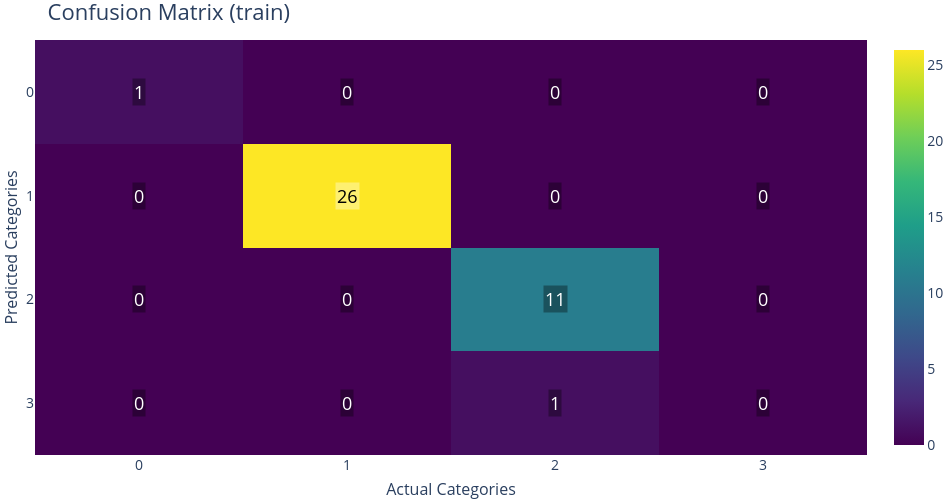
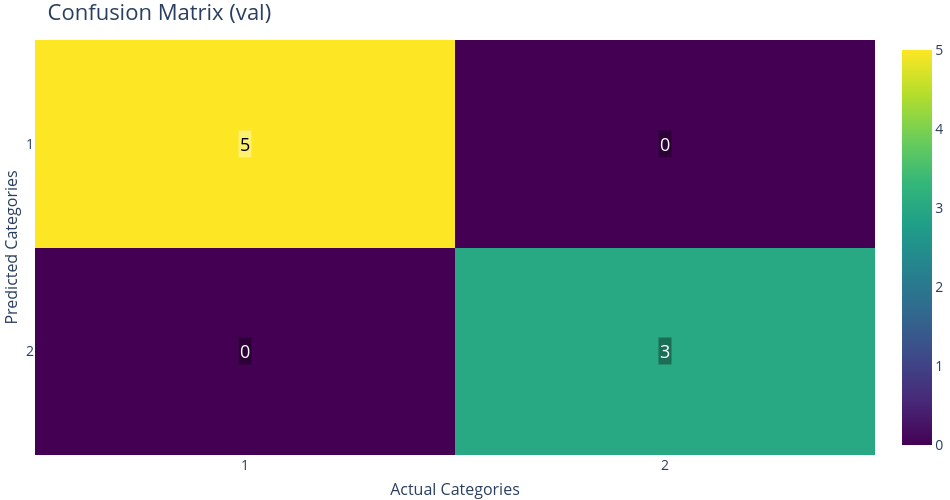
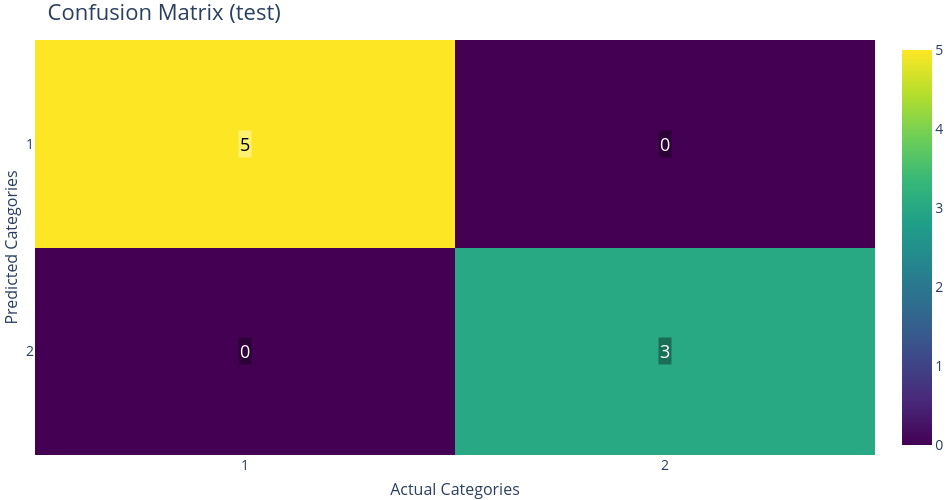
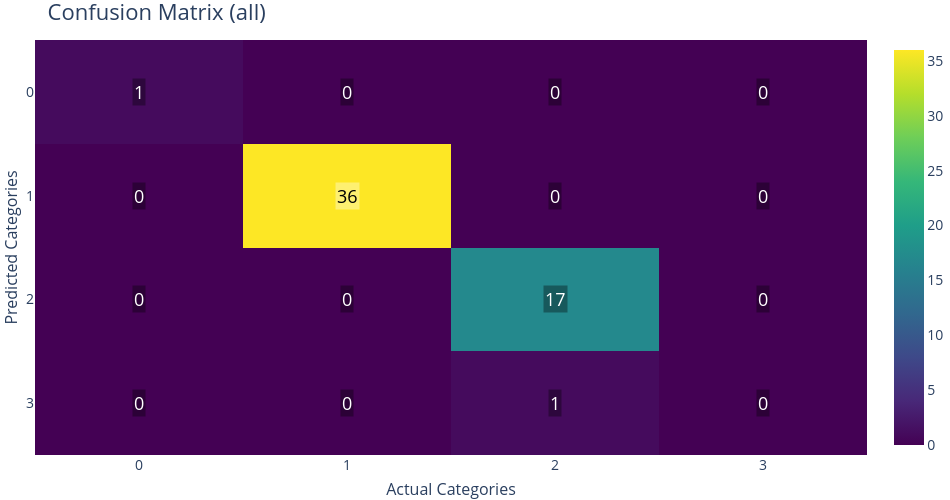

These figures' notebook cell, in order:
### Markdown cell above
## 8. Confusion matrices

### Code cell
for split in ["train", "validate", "test", "all"]:
    print("Confusion matrix:", split)
    figure = pyg.PlotConfusionMatrix(split=split)
    figure.show()

### Figure 1 — Plotly figure (JSON) as saved in the notebook; plotly's stock layout.template omitted (floating-point values rounded to 4 significant figures)
{"data": [{"colorbar": {"tickfont": {"size": 14}, "title": {"font": {"size": 16}}}, "colorscale": [[0, "rgb(68, 1, 84)"], [0.1111, "rgb(72, 40, 120)"], [0.2222, "rgb(62, 73, 137)"], [0.3333, "rgb(49, 104, 142)"], [0.4444, "rgb(38, 130, 142)"], [0.5556, "rgb(31, 158, 137)"], [0.6667, "rgb(53, 183, 121)"], [0.7778, "rgb(110, 206, 88)"], [0.8889, "rgb(181, 222, 43)"], [1, "rgb(253, 231, 37)"]], "showscale": true, "type": "heatmap", "x": [0, 1, 2, 3], "y": [0, 1, 2, 3], "z": [[1, 0, 0, 0], [0, 26, 0, 0], [0, 0, 11, 0], [0, 0, 1, 0]], "zmax": 26, "zmin": 0}], "layout": {"annotations": [{"bgcolor": "rgba(0,0,0,0.35)", "font": {"color": "white", "size": 18}, "opacity": 1, "showarrow": false, "text": "1", "x": 0, "xref": "x", "y": 0, "yref": "y"}, {"bgcolor": "rgba(0,0,0,0.35)", "font": {"color": "white", "size": 18}, "opacity": 1, "showarrow": false, "text": "0", "x": 1, "xref": "x", "y": 0, "yref": "y"}, {"bgcolor": "rgba(0,0,0,0.35)", "font": {"color": "white", "size": 18}, "opacity": 1, "showarrow": false, "text": "0", "x": 2, "xref": "x", "y": 0, "yref": "y"}, {"bgcolor": "rgba(0,0,0,0.35)", "font": {"color": "white", "size": 18}, "opacity": 1, "showarrow": false, "text": "0", "x": 3, "xref": "x", "y": 0, "yref": "y"}, {"bgcolor": "rgba(0,0,0,0.35)", "font": {"color": "white", "size": 18}, "opacity": 1, "showarrow": false, "text": "0", "x": 0, "xref": "x", "y": 1, "yref": "y"}, {"bgcolor": "rgba(255,255,255,0.35)", "font": {"color": "black", "size": 18}, "opacity": 1, "showarrow": false, "text": "26", "x": 1, "xref": "x", "y": 1, "yref": "y"}, {"bgcolor": "rgba(0,0,0,0.35)", "font": {"color": "white", "size": 18}, "opacity": 1, "showarrow": false, "text": "0", "x": 2, "xref": "x", "y": 1, "yref": "y"}, {"bgcolor": "rgba(0,0,0,0.35)", "font": {"color": "white", "size": 18}, "opacity": 1, "showarrow": false, "text": "0", "x": 3, "xref": "x", "y": 1, "yref": "y"}, {"bgcolor": "rgba(0,0,0,0.35)", "font": {"color": "white", "size": 18}, "opacity": 1, "showarrow": false, "text": "0", "x": 0, "xref": "x", "y": 2, "yref": "y"}, {"bgcolor": "rgba(0,0,0,0.35)", "font": {"color": "white", "size": 18}, "opacity": 1, "showarrow": false, "text": "0", "x": 1, "xref": "x", "y": 2, "yref": "y"}, {"bgcolor": "rgba(0,0,0,0.35)", "font": {"color": "white", "size": 18}, "opacity": 1, "showarrow": false, "text": "11", "x": 2, "xref": "x", "y": 2, "yref": "y"}, {"bgcolor": "rgba(0,0,0,0.35)", "font": {"color": "white", "size": 18}, "opacity": 1, "showarrow": false, "text": "0", "x": 3, "xref": "x", "y": 2, "yref": "y"}, {"bgcolor": "rgba(0,0,0,0.35)", "font": {"color": "white", "size": 18}, "opacity": 1, "showarrow": false, "text": "0", "x": 0, "xref": "x", "y": 3, "yref": "y"}, {"bgcolor": "rgba(0,0,0,0.35)", "font": {"color": "white", "size": 18}, "opacity": 1, "showarrow": false, "text": "0", "x": 1, "xref": "x", "y": 3, "yref": "y"}, {"bgcolor": "rgba(0,0,0,0.35)", "font": {"color": "white", "size": 18}, "opacity": 1, "showarrow": false, "text": "1", "x": 2, "xref": "x", "y": 3, "yref": "y"}, {"bgcolor": "rgba(0,0,0,0.35)", "font": {"color": "white", "size": 18}, "opacity": 1, "showarrow": false, "text": "0", "x": 3, "xref": "x", "y": 3, "yref": "y"}], "font": {"size": 16}, "height": 500, "margin": {"b": 0, "l": 0, "r": 0, "t": 40}, "paper_bgcolor": "RGBA(0,0,0,0)", "plot_bgcolor": "RGBA(0,0,0,0)", "title": {"font": {"size": 22}, "text": "Confusion Matrix (train)"}, "width": 950, "xaxis": {"gridcolor": "rgba(0,0,0,0.08)", "mirror": false, "showgrid": true, "showline": false, "tickangle": 0, "tickfont": {"size": 14}, "tickmode": "array", "ticktext": ["0", "1", "2", "3"], "tickvals": [0, 1, 2, 3], "title": {"font": {"size": 16}, "text": "Actual Categories"}, "zeroline": false}, "yaxis": {"autorange": "reversed", "gridcolor": "rgba(0,0,0,0.08)", "mirror": false, "showgrid": true, "showline": false, "tickfont": {"size": 14}, "tickmode": "array", "ticktext": ["0", "1", "2", "3"], "tickvals": [0, 1, 2, 3], "title": {"font": {"size": 16}, "text": "Predicted Categories"}, "zeroline": false}}}

### Figure 2 — Plotly figure (JSON) as saved in the notebook; plotly's stock layout.template omitted (floating-point values rounded to 4 significant figures)
{"data": [{"colorbar": {"tickfont": {"size": 14}, "title": {"font": {"size": 16}}}, "colorscale": [[0, "rgb(68, 1, 84)"], [0.1111, "rgb(72, 40, 120)"], [0.2222, "rgb(62, 73, 137)"], [0.3333, "rgb(49, 104, 142)"], [0.4444, "rgb(38, 130, 142)"], [0.5556, "rgb(31, 158, 137)"], [0.6667, "rgb(53, 183, 121)"], [0.7778, "rgb(110, 206, 88)"], [0.8889, "rgb(181, 222, 43)"], [1, "rgb(253, 231, 37)"]], "showscale": true, "type": "heatmap", "x": [0, 1], "y": [0, 1], "z": [[5, 0], [0, 3]], "zmax": 5, "zmin": 0}], "layout": {"annotations": [{"bgcolor": "rgba(255,255,255,0.35)", "font": {"color": "black", "size": 18}, "opacity": 1, "showarrow": false, "text": "5", "x": 0, "xref": "x", "y": 0, "yref": "y"}, {"bgcolor": "rgba(0,0,0,0.35)", "font": {"color": "white", "size": 18}, "opacity": 1, "showarrow": false, "text": "0", "x": 1, "xref": "x", "y": 0, "yref": "y"}, {"bgcolor": "rgba(0,0,0,0.35)", "font": {"color": "white", "size": 18}, "opacity": 1, "showarrow": false, "text": "0", "x": 0, "xref": "x", "y": 1, "yref": "y"}, {"bgcolor": "rgba(0,0,0,0.35)", "font": {"color": "white", "size": 18}, "opacity": 1, "showarrow": false, "text": "3", "x": 1, "xref": "x", "y": 1, "yref": "y"}], "font": {"size": 16}, "height": 500, "margin": {"b": 0, "l": 0, "r": 0, "t": 40}, "paper_bgcolor": "RGBA(0,0,0,0)", "plot_bgcolor": "RGBA(0,0,0,0)", "title": {"font": {"size": 22}, "text": "Confusion Matrix (val)"}, "width": 950, "xaxis": {"gridcolor": "rgba(0,0,0,0.08)", "mirror": false, "showgrid": true, "showline": false, "tickangle": 0, "tickfont": {"size": 14}, "tickmode": "array", "ticktext": ["1", "2"], "tickvals": [0, 1], "title": {"font": {"size": 16}, "text": "Actual Categories"}, "zeroline": false}, "yaxis": {"autorange": "reversed", "gridcolor": "rgba(0,0,0,0.08)", "mirror": false, "showgrid": true, "showline": false, "tickfont": {"size": 14}, "tickmode": "array", "ticktext": ["1", "2"], "tickvals": [0, 1], "title": {"font": {"size": 16}, "text": "Predicted Categories"}, "zeroline": false}}}

### Figure 3 — Plotly figure (JSON) as saved in the notebook; plotly's stock layout.template omitted (floating-point values rounded to 4 significant figures)
{"data": [{"colorbar": {"tickfont": {"size": 14}, "title": {"font": {"size": 16}}}, "colorscale": [[0, "rgb(68, 1, 84)"], [0.1111, "rgb(72, 40, 120)"], [0.2222, "rgb(62, 73, 137)"], [0.3333, "rgb(49, 104, 142)"], [0.4444, "rgb(38, 130, 142)"], [0.5556, "rgb(31, 158, 137)"], [0.6667, "rgb(53, 183, 121)"], [0.7778, "rgb(110, 206, 88)"], [0.8889, "rgb(181, 222, 43)"], [1, "rgb(253, 231, 37)"]], "showscale": true, "type": "heatmap", "x": [0, 1], "y": [0, 1], "z": [[5, 0], [0, 3]], "zmax": 5, "zmin": 0}], "layout": {"annotations": [{"bgcolor": "rgba(255,255,255,0.35)", "font": {"color": "black", "size": 18}, "opacity": 1, "showarrow": false, "text": "5", "x": 0, "xref": "x", "y": 0, "yref": "y"}, {"bgcolor": "rgba(0,0,0,0.35)", "font": {"color": "white", "size": 18}, "opacity": 1, "showarrow": false, "text": "0", "x": 1, "xref": "x", "y": 0, "yref": "y"}, {"bgcolor": "rgba(0,0,0,0.35)", "font": {"color": "white", "size": 18}, "opacity": 1, "showarrow": false, "text": "0", "x": 0, "xref": "x", "y": 1, "yref": "y"}, {"bgcolor": "rgba(0,0,0,0.35)", "font": {"color": "white", "size": 18}, "opacity": 1, "showarrow": false, "text": "3", "x": 1, "xref": "x", "y": 1, "yref": "y"}], "font": {"size": 16}, "height": 500, "margin": {"b": 0, "l": 0, "r": 0, "t": 40}, "paper_bgcolor": "RGBA(0,0,0,0)", "plot_bgcolor": "RGBA(0,0,0,0)", "title": {"font": {"size": 22}, "text": "Confusion Matrix (test)"}, "width": 950, "xaxis": {"gridcolor": "rgba(0,0,0,0.08)", "mirror": false, "showgrid": true, "showline": false, "tickangle": 0, "tickfont": {"size": 14}, "tickmode": "array", "ticktext": ["1", "2"], "tickvals": [0, 1], "title": {"font": {"size": 16}, "text": "Actual Categories"}, "zeroline": false}, "yaxis": {"autorange": "reversed", "gridcolor": "rgba(0,0,0,0.08)", "mirror": false, "showgrid": true, "showline": false, "tickfont": {"size": 14}, "tickmode": "array", "ticktext": ["1", "2"], "tickvals": [0, 1], "title": {"font": {"size": 16}, "text": "Predicted Categories"}, "zeroline": false}}}

### Figure 4 — Plotly figure (JSON) as saved in the notebook; plotly's stock layout.template omitted (floating-point values rounded to 4 significant figures)
{"data": [{"colorbar": {"tickfont": {"size": 14}, "title": {"font": {"size": 16}}}, "colorscale": [[0, "rgb(68, 1, 84)"], [0.1111, "rgb(72, 40, 120)"], [0.2222, "rgb(62, 73, 137)"], [0.3333, "rgb(49, 104, 142)"], [0.4444, "rgb(38, 130, 142)"], [0.5556, "rgb(31, 158, 137)"], [0.6667, "rgb(53, 183, 121)"], [0.7778, "rgb(110, 206, 88)"], [0.8889, "rgb(181, 222, 43)"], [1, "rgb(253, 231, 37)"]], "showscale": true, "type": "heatmap", "x": [0, 1, 2, 3], "y": [0, 1, 2, 3], "z": [[1, 0, 0, 0], [0, 36, 0, 0], [0, 0, 17, 0], [0, 0, 1, 0]], "zmax": 36, "zmin": 0}], "layout": {"annotations": [{"bgcolor": "rgba(0,0,0,0.35)", "font": {"color": "white", "size": 18}, "opacity": 1, "showarrow": false, "text": "1", "x": 0, "xref": "x", "y": 0, "yref": "y"}, {"bgcolor": "rgba(0,0,0,0.35)", "font": {"color": "white", "size": 18}, "opacity": 1, "showarrow": false, "text": "0", "x": 1, "xref": "x", "y": 0, "yref": "y"}, {"bgcolor": "rgba(0,0,0,0.35)", "font": {"color": "white", "size": 18}, "opacity": 1, "showarrow": false, "text": "0", "x": 2, "xref": "x", "y": 0, "yref": "y"}, {"bgcolor": "rgba(0,0,0,0.35)", "font": {"color": "white", "size": 18}, "opacity": 1, "showarrow": false, "text": "0", "x": 3, "xref": "x", "y": 0, "yref": "y"}, {"bgcolor": "rgba(0,0,0,0.35)", "font": {"color": "white", "size": 18}, "opacity": 1, "showarrow": false, "text": "0", "x": 0, "xref": "x", "y": 1, "yref": "y"}, {"bgcolor": "rgba(255,255,255,0.35)", "font": {"color": "black", "size": 18}, "opacity": 1, "showarrow": false, "text": "36", "x": 1, "xref": "x", "y": 1, "yref": "y"}, {"bgcolor": "rgba(0,0,0,0.35)", "font": {"color": "white", "size": 18}, "opacity": 1, "showarrow": false, "text": "0", "x": 2, "xref": "x", "y": 1, "yref": "y"}, {"bgcolor": "rgba(0,0,0,0.35)", "font": {"color": "white", "size": 18}, "opacity": 1, "showarrow": false, "text": "0", "x": 3, "xref": "x", "y": 1, "yref": "y"}, {"bgcolor": "rgba(0,0,0,0.35)", "font": {"color": "white", "size": 18}, "opacity": 1, "showarrow": false, "text": "0", "x": 0, "xref": "x", "y": 2, "yref": "y"}, {"bgcolor": "rgba(0,0,0,0.35)", "font": {"color": "white", "size": 18}, "opacity": 1, "showarrow": false, "text": "0", "x": 1, "xref": "x", "y": 2, "yref": "y"}, {"bgcolor": "rgba(0,0,0,0.35)", "font": {"color": "white", "size": 18}, "opacity": 1, "showarrow": false, "text": "17", "x": 2, "xref": "x", "y": 2, "yref": "y"}, {"bgcolor": "rgba(0,0,0,0.35)", "font": {"color": "white", "size": 18}, "opacity": 1, "showarrow": false, "text": "0", "x": 3, "xref": "x", "y": 2, "yref": "y"}, {"bgcolor": "rgba(0,0,0,0.35)", "font": {"color": "white", "size": 18}, "opacity": 1, "showarrow": false, "text": "0", "x": 0, "xref": "x", "y": 3, "yref": "y"}, {"bgcolor": "rgba(0,0,0,0.35)", "font": {"color": "white", "size": 18}, "opacity": 1, "showarrow": false, "text": "0", "x": 1, "xref": "x", "y": 3, "yref": "y"}, {"bgcolor": "rgba(0,0,0,0.35)", "font": {"color": "white", "size": 18}, "opacity": 1, "showarrow": false, "text": "1", "x": 2, "xref": "x", "y": 3, "yref": "y"}, {"bgcolor": "rgba(0,0,0,0.35)", "font": {"color": "white", "size": 18}, "opacity": 1, "showarrow": false, "text": "0", "x": 3, "xref": "x", "y": 3, "yref": "y"}], "font": {"size": 16}, "height": 500, "margin": {"b": 0, "l": 0, "r": 0, "t": 40}, "paper_bgcolor": "RGBA(0,0,0,0)", "plot_bgcolor": "RGBA(0,0,0,0)", "title": {"font": {"size": 22}, "text": "Confusion Matrix (all)"}, "width": 950, "xaxis": {"gridcolor": "rgba(0,0,0,0.08)", "mirror": false, "showgrid": true, "showline": false, "tickangle": 0, "tickfont": {"size": 14}, "tickmode": "array", "ticktext": ["0", "1", "2", "3"], "tickvals": [0, 1, 2, 3], "title": {"font": {"size": 16}, "text": "Actual Categories"}, "zeroline": false}, "yaxis": {"autorange": "reversed", "gridcolor": "rgba(0,0,0,0.08)", "mirror": false, "showgrid": true, "showline": false, "tickfont": {"size": 14}, "tickmode": "array", "ticktext": ["0", "1", "2", "3"], "tickvals": [0, 1, 2, 3], "title": {"font": {"size": 16}, "text": "Predicted Categories"}, "zeroline": false}}}
